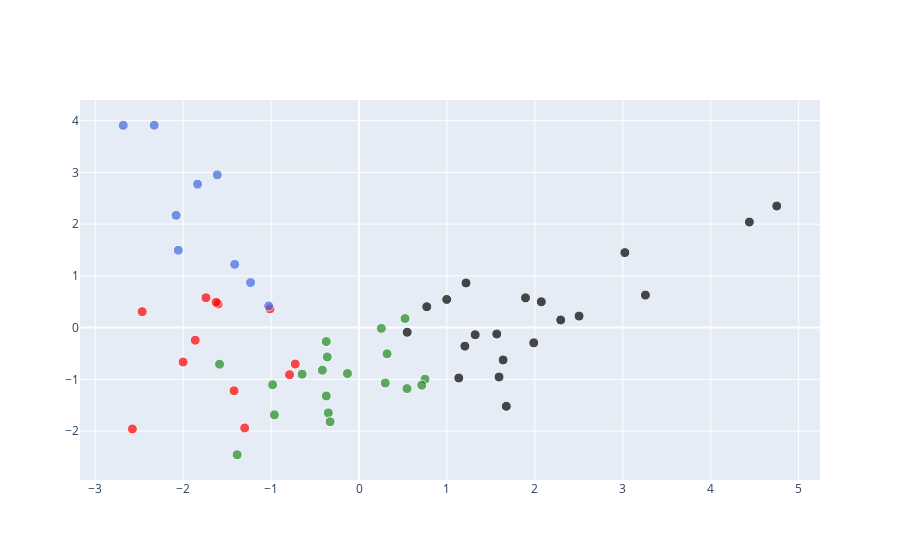

This figure's notebook cell:
### Markdown cell above
La structure à trois clusters est relativement stable aussi, on identifie trois groupes de pays relativement satbles, avec seulement quatre ou cinq pays qui changent de groupes d'une fois sur l'autre. Ici, avec la graine 1, cela donne :

Le cluster 0 comprend les pays qui ont une corissance économique relativement lente, avec notamment une agriculture peu dynamique. Il s'agit surtout d'un groupe de pays où 'utilisation d'énergie, et dans une moindre mesure les émissions de GES, croit moins vite que dans les autres pays. On y voit que le PIB ne dépend que très peu de l'utilisation d'énergie ou de la production de GES. Il s'agit donc de pays ayant pour la plupart atteit un niveau de développement assez élevé (ou pour les autres qui stagnent, comme le Ghana), et qui semblent plafonner. Toutefois, cela se traduit par une plus faible émission de GES, ce qui est une bonne nouvelle. Certains points restent bien isolés quand on augmente le nombre de clusters (notamment la Suède, la Suisse, la Grande Bretagne, le Danemark, la Roumanie, la Bulgarie et la Colombie).

Le cluster 1 est assez semblable au cluster des pays au développement économique fort et polluant que l'on retrouvait à deux clusters. On y retrouve des pays qui correspondent bien à cette définition, comme la Chine, la Corée, la Turquie ou l'Autriche. 

Le cluster 2 regroupe des pays au développement plus incertain. La croissance économique est inférieure à la moyenne, et la seule évolution significativement au-dessus de la moyenne est celle de l'agriculture. Il s'agit en fait d'un cluster très dur à interpréter, qui est souvent divisé en deux ou trois lorsque le nombre de clusters augmente. On y retrouve des pays ausssi différent apparemment que la Nouvelle Zélande, l'Italie, l'Éthiopie et l'Uruguay.

### Code cell
A,dic,axis=get_cluster_ACP(4,data_set_4, seed = 2)
print(dic)
A.tail(4)

### Figure 1 — Plotly figure (JSON) as saved in the notebook; plotly's stock layout.template omitted (floating-point values rounded to 4 significant figures)
{"data": [{"hoverinfo": "text", "marker": {"color": ["forestgreen", "forestgreen", "black", "black", "royalblue", "forestgreen", "forestgreen", "black", "royalblue", "black", "black", "red", "red", "red", "royalblue", "black", "red", "royalblue", "black", "forestgreen", "black", "red", "forestgreen", "royalblue", "forestgreen", "royalblue", "red", "forestgreen", "red", "red", "forestgreen", "black", "forestgreen", "forestgreen", "black", "black", "black", "forestgreen", "black", "forestgreen", "royalblue", "forestgreen", "forestgreen", "forestgreen", "black", "black", "red", "red", "royalblue", "red", "black", "royalblue", "forestgreen", "black", "black", "black", "forestgreen", "forestgreen", "black", "red"], "size": [10, 10, 10, 10, 10, 10, 10, 10, 10, 10, 10, 10, 10, 10, 10, 10, 10, 10, 10, 10, 10, 10, 10, 10, 10, 10, 10, 10, 10, 10, 10, 10, 10, 10, 10, 10, 10, 10, 10, 10, 10, 10, 10, 10, 10, 10, 10, 10, 10, 10, 10, 10, 10, 10, 10, 10, 10, 10, 10, 10]}, "mode": "markers", "text": ["ARG", "AUS", "AUT", "BGD", "BGR", "BOL", "BRA", "BWA", "CHE", "CHL", "CHN", "CIV", "CMR", "COG", "COL", "CRI", "CUB", "DNK", "DOM", "ECU", "EGY", "ETH", "FIN", "FRA", "GAB", "GBR", "GHA", "GTM", "HND", "HTI", "IDN", "IND", "ITA", "KEN", "KOR", "LKA", "MAR", "MEX", "MYS", "NGA", "NLD", "NOR", "NPL", "NZL", "PAK", "PAN", "PHL", "PRY", "ROU", "SDN", "SLV", "SWE", "TGO", "THA", "TUN", "TUR", "URY", "VEN", "VNM", "ZMB"], "type": "scatter", "uid": "a087e0c5-5334-4e16-92ee-04a0318cf078", "x": [-0.3489, -0.1315, 1.675, 1.135, -2.055, 0.5458, 0.7504, 1.894, -2.681, 1.987, 4.751, -2.577, -1.862, -1.421, -1.414, 0.7702, -1.74, -2.329, 0.9974, 0.2986, 1.639, -0.7903, -0.3728, -1.233, -0.9625, -1.836, -1.012, 0.3187, -0.7256, -1.3, 0.2537, 2.294, -0.372, -0.9826, 4.439, 2.073, 1.592, -0.3292, 1.204, -1.386, -1.028, -0.4174, 0.5232, -0.3611, 0.5479, 1.567, -1.602, -1.625, -1.612, -2.0, 1.217, -2.08, -1.586, 3.257, 1.321, 2.502, 0.7137, -0.647, 3.023, -2.466], "y": [-1.649, -0.8878, -1.521, -0.975, 1.495, -1.179, -0.9976, 0.5748, 3.91, -0.2954, 2.349, -1.96, -0.2437, -1.222, 1.222, 0.4036, 0.5771, 3.912, 0.5437, -1.07, -0.6257, -0.9105, -0.2704, 0.87, -1.686, 2.773, 0.3624, -0.507, -0.7042, -1.94, -0.01528, 0.147, -1.321, -1.105, 2.04, 0.4986, -0.9552, -1.821, -0.3584, -2.458, 0.4176, -0.8233, 0.1753, -0.5676, -0.09, -0.1249, 0.4567, 0.4895, 2.952, -0.6658, 0.8626, 2.17, -0.708, 0.628, -0.1382, 0.2223, -1.113, -0.8997, 1.45, 0.3078]}], "layout": {"hovermode": "closest"}}
